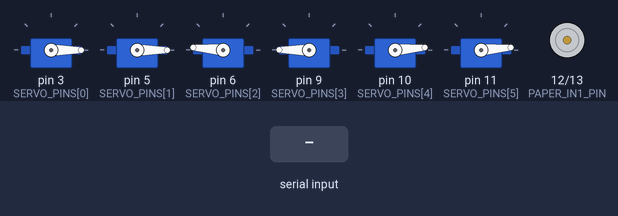
Simulated run of this sketch. Board: Arduino Uno, built with avr-gcc and run on an emulated ATmega328P. On the bench: 6 × servo, motor-driver pin pairs drawn as motors (green arrow = first pin HIGH = forward, orange = second pin HIGH = backward, longer = more drive). The inputs (shaded band) are chosen by the test bench.

Above: at 1.2 s.
1.3 s: "1\n" received over Serial
At 1.7 s:
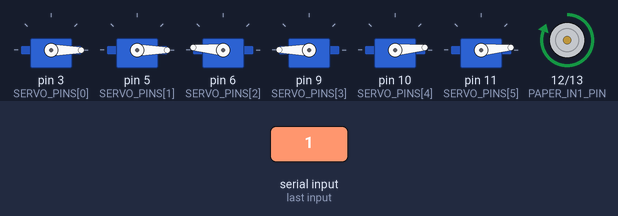
4.3 s: "0\n" received over Serial
At 6.0 s:
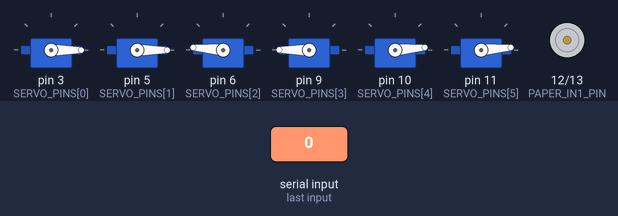
Timing chart, 0 to 9.2 s (numbered marks = the images above; inputs shaded):
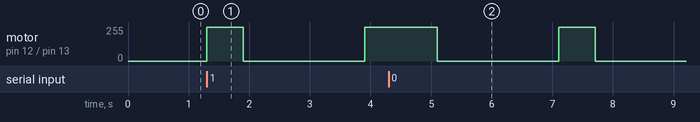

Measured:
- after the input at 1.3 s, motor on pin 12 (PAPER_IN1_PIN) / pin 13 (PAPER_IN2_PIN): stopped → forward 255/255 at once, → stopped 0.60 s later, → forward 255/255 2.0 s later
- after the input at 4.3 s, motor on pin 12 (PAPER_IN1_PIN) / pin 13 (PAPER_IN2_PIN): forward 255/255 → stopped after 0.80 s instead of 0.20 s

The sketch:

dotify_braille.ino
```cpp
//Arduino code here
// ------------------------------------------------------------
//              Mini Braille Printer (UNO R4)
// ------------------------------------------------------------
#include <Arduino.h>
#include <ctype.h>
#include <Servo.h>
#include <Wire.h>

// ------------------------ Config ----------------------------
// Servo pins
static const uint8_t SERVO_PINS[6] = {3, 5, 6, 9, 10, 11}; // 6, 9 reversed
// {3, 5, 6, 9, 10, 11} : (1, 2, 3, 4, 5, 6)

// Servo angles for dot states (tweak for your mechanism)
static const uint8_t DOT_UP = 20;   // activated
static const uint8_t DOT_DOWN = 0;     // deactivated

// Timings (ms)
static const unsigned SETTLE_MS = 800; // wait after setting a cell
static const unsigned BETWEEN_LETTERS_MS = 200;  // pause between letters
static const unsigned WORD_GAP_MS = 600;  // motor run time to create a space
static const unsigned LETTER_GAP_MS = 300;   // motor run time for gaps between letters

// ------------------------ Braille List -----------------------------
struct Cell { uint8_t d[6]; };
#define C6(a,b,c,d,e,f)  { { (uint8_t)(a),(uint8_t)(b),(uint8_t)(c),(uint8_t)(d),(uint8_t)(e),(uint8_t)(f) } }

// Braille table for A–Z (6-dot, dots numbered 1..6 = [0..5])
static const Cell BRAILLE_AZ[26] = {
  /* A */ C6(1,0,0,0,0,0), /* B */ C6(1,1,0,0,0,0), /* C */ C6(1,0,0,1,0,0),
  /* D */ C6(1,0,0,1,1,0), /* E */ C6(1,0,0,0,1,0), /* F */ C6(1,1,0,1,0,0),
  /* G */ C6(1,1,0,1,1,0), /* H */ C6(1,1,0,0,1,0), /* I */ C6(0,1,0,1,0,0),
  /* J */ C6(0,1,0,1,1,0), /* K */ C6(1,0,1,0,0,0), /* L */ C6(1,1,1,0,0,0),
  /* M */ C6(1,0,1,1,0,0), /* N */ C6(1,0,1,1,1,0), /* O */ C6(1,0,1,0,1,0),
  /* P */ C6(1,1,1,1,0,0), /* Q */ C6(1,1,1,1,1,0), /* R */ C6(1,1,1,0,1,0),
  /* S */ C6(0,1,1,1,0,0), /* T */ C6(0,1,1,1,1,0), /* U */ C6(1,0,1,0,0,1),
  /* V */ C6(1,1,1,0,0,1), /* W */ C6(0,1,0,1,1,1), /* X */ C6(1,0,1,1,0,1),
  /* Y */ C6(1,0,1,1,1,1), /* Z */ C6(1,0,1,0,1,1)
};

// A blank spacer (unknown chars / space)
static const Cell BRAILLE_BLANK = C6(0,0,0,0,0,0);

// ------------------------ Braille Pin --------------------------
Servo s1, s2, s3, s4, s5, s6; // 6 servos for one braille cell (dots 1..6)

// ------------------------ Paper Feed ------------------
// Wire these to your motor driver inputs (e.g., L298N/DRV8833 IN1/IN2).
static const uint8_t PAPER_IN1_PIN = 12;   // Direction A
static const uint8_t PAPER_IN2_PIN = 13;   // Direction B

// Flip this if the paper moves the wrong way when creating gaps.
static const bool PAPER_FORWARD_DIR = true;

static inline void paperStop() {
  // Coast: both LOW. (If you want active brake: set both HIGH on some drivers.)
  digitalWrite(PAPER_IN1_PIN, LOW);
  digitalWrite(PAPER_IN2_PIN, LOW);
}

static inline void paperRunForward() {
  if (PAPER_FORWARD_DIR) {
    digitalWrite(PAPER_IN1_PIN, HIGH);
    digitalWrite(PAPER_IN2_PIN, LOW);
  } else {
    digitalWrite(PAPER_IN1_PIN, LOW);
    digitalWrite(PAPER_IN2_PIN, HIGH);
  }
}

// Time-based pulse helpers (time control)
static inline void paperForwardPulse(unsigned ms) {
  paperRunForward();
  delay(ms);
  paperStop();
}

// --------------------- Declarations -------------------------
String readLine();
void   printPhrase(const String& line);
void   printWord(const String& word);
void   advancedLetterGap();
void   advanceWordGap();
void   setBrailleCell(const uint8_t cell[6], unsigned settle_ms = SETTLE_MS);
Cell   charToBraille(char c);

// ------------------------ Setup -----------------------------
void setup() {
  Serial.begin(9600);

  // Attach servos at safe starting position
  // SERVO_PINS[6] = {3, 5, 6, 9, 10, 11}
  s1.attach(SERVO_PINS[0]); s1.write(DOT_DOWN);
  s2.attach(SERVO_PINS[1]); s2.write(DOT_DOWN);
  s3.attach(SERVO_PINS[2]); s3.write(175); // reversed
  s4.attach(SERVO_PINS[3]); s4.write(180); // reversed
  s5.attach(SERVO_PINS[4]); s5.write(5);
  s6.attach(SERVO_PINS[5]); s6.write(5);

  // Paper feed motor (2-pin driver)
  pinMode(PAPER_IN1_PIN, OUTPUT);
  pinMode(PAPER_IN2_PIN, OUTPUT);
  paperStop();
}

// ------------------------- Loop -----------------------------
void loop() {
  if (Serial.available()) {
    String line = readLine();
    if (line.length() > 0) {
      advanceWordGap();
      printPhrase(line);
      setBrailleCell(BRAILLE_BLANK.d, SETTLE_MS); // ensure all dots down
      advanceWordGap(); // trailing blank space for peel-off
    }
  }
}

// --------------------- Implementations ----------------------
String readLine() {
  // Read up to newline; trim trailing CR/LF.
  String s = Serial.readStringUntil('\n');
  // Remove trailing \r if present
  if (s.endsWith("\r")) s.remove(s.length() - 1);
  return s;
}

void printPhrase(const String& line) {
  // Minimal tokenizer: sequences of non-space chars are words; spaces trigger motor gap.
  const int n = line.length();
  int i = 0;

  while (i < n) {
    // Skip leading spaces
    while (i < n && isspace(line[i])) i++;

    // Gather 1 word
    int start = i;
    while (i < n && !isspace(line[i])) i++;
    int end = i;

    if (end > start) {
      // Print 1 word
      String word = line.substring(start, end);
      printWord(word);

      // Look ahead: is there another word left? If so, motor-driven gap between words.
      int j = i;
      bool moreWords = false;
      while (j < n) {
        if (!isspace(line[j])) { moreWords = true; break; }
        j++;
      }
      if (moreWords) {
        advanceWordGap();
      }
    }
    // Loop continues; i is at whitespace or end.
  }
}

void printWord(const String& word) {
  // Output letters in the word as braille cells.
  for (uint16_t k = 0; k < word.length(); ++k) {
    Cell cell = charToBraille(word[k]);
    setBrailleCell(cell.d, SETTLE_MS);
    delay(BETWEEN_LETTERS_MS);

    if (k < word.length() - 1) {
      advanceLetterGap(); // motor-driven gap between letters
    }
  }

}

Cell charToBraille(char c) {
  // Map ASCII to 6-dot braille; A–Z supported, case-insensitive; others blank.
  if (c >= 'a' && c <= 'z') c = (char)(c - 'a' + 'A');
  if (c >= 'A' && c <= 'Z') return BRAILLE_AZ[c - 'A'];
  return BRAILLE_BLANK;
}

void setBrailleCell(const uint8_t cell[6], unsigned settle_ms) {
  // Write each dot state; 1 => DOT_UP, 0 => DOT_DOWN
    // Dot 1
  if (cell[0]) {
    s1.write(DOT_UP);
  } else {
    s1.write(DOT_DOWN);
  }

  // Dot 2
  if (cell[1]) {
    s2.write(DOT_UP);
  } else {
    s2.write(DOT_DOWN);
  }

  // Dot 3 - // reversed
  if (cell[2]) {
    s3.write(155);
  } else {
    s3.write(175);
  }

  // Dot 4 - // reversed
  if (cell[3]) {
    s4.write(160);
  } else {
    s4.write(180);
  }

  // Dot 5
  if (cell[4]) {
    s5.write(25);
  } else {
    s5.write(5);
  }

  // Dot 6
  if (cell[5]) {
    s6.write(25);
  } else {
    s6.write(5);
  }

  delay(settle_ms);

  s1.write(DOT_DOWN);
  s2.write(DOT_DOWN);
  s3.write(175); // reversed
  s4.write(180); // reversed
  s5.write(5);
  s6.write(5);
  delay(100);
}

void advanceLetterGap() {
  // Move paper forward for a small, fixed time to create a letter gap.
  paperForwardPulse(LETTER_GAP_MS);
}

void advanceWordGap() {
  // Move paper forward longer to create a word gap.
  paperForwardPulse(WORD_GAP_MS);
}
```
